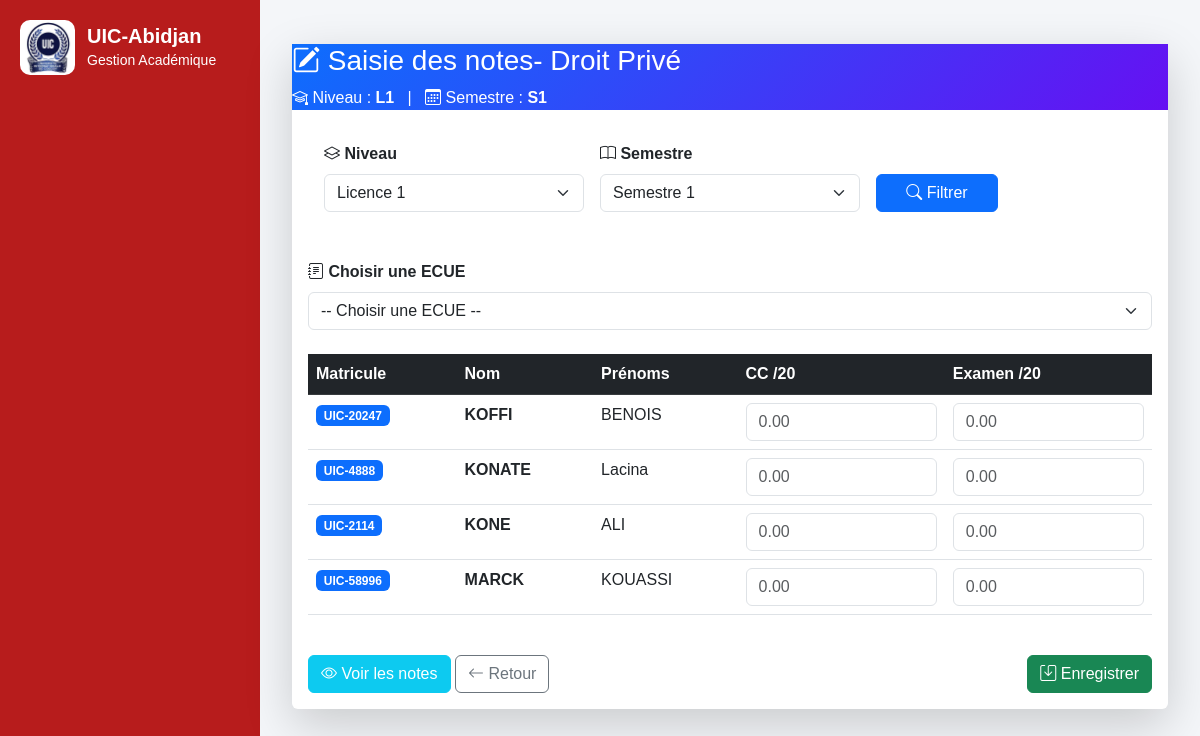
The page /lmd/l3/droit/notes/ on the database its author committed.
### lmd/models.py (models this page shows, shortened)
class EtudiantLMD(models.Model):
    user = models.OneToOneField(
        User,
        on_delete=models.CASCADE,
        null=True,
        blank=True,
        related_name="etudiant_lmd"
    )
    matricule = models.CharField(
        max_length=50,
        unique=True,
        db_index=True
    )
    nom = models.CharField(
        max_length=100,
        db_index=True
    )
    prenoms = models.CharField(
        max_length=150
    )
    sexe = models.CharField(
        max_length=1,
        choices=(
            ('M', 'Masculin'),
            ('F', 'Féminin'),
        )
    )
    STATUTS = [
        ("AF", "Affecté"),
        ("NF", "Non Affecté"),
    ]
    statut = models.CharField(
        max_length=20,
        choices=STATUTS,
        default="NF"
    )
    date_naissance = models.DateField(
        null=True,
        blank=True
    )
    lieu_naissance = models.CharField(
        max_length=100,
        blank=True,
        null=True
    )
    telephone = models.CharField(
        max_length=30,
        blank=True
    )
    email = models.EmailField(
        blank=True
    )
    NIVEAUX = [
        ("L1", "Licence 1"),
        ("L2", "Licence 2"),
        ("L3", "Licence 3"),
        ("M1", "Master 1"),
        ("M2", "Master 2"),
        ("DOC", "Doctorat"),
    ]
    niveau = models.CharField(
        max_length=10,
        choices=NIVEAUX,
        db_index=True
    )
    filiere = models.ForeignKey(
        "FiliereLMD",
        on_delete=models.CASCADE,
        related_name="etudiants"
    )
    annee_academique = models.CharField(
        max_length=20,
        db_index=True
    )
    date_inscription = models.DateTimeField(
        auto_now_add=True
    )
    actif = models.BooleanField(
        default=True
    )
    class Meta:
        ordering = [
            "nom",
            "prenoms"
        ]
        constraints = [
            models.UniqueConstraint(
                fields=[
                    "matricule",
                    "annee_academique"
                ],
                name="unique_etudiant_annee"
            )
        ]

### lmd/views.py (the view)
# urls.py: path("l3/droit/notes/",views.l3_droit_notes,name="l3_droit_notes"),
def l3_droit_notes(request):
    filiere = get_object_or_404(
        FiliereLMD,
        libelle="Droit Privé"
    )
    niveau = request.GET.get("niveau", "L1")
    if niveau not in ["L1", "L2", "L3"]:
        niveau = "L1"
    semestre = request.GET.get("semestre", "S1")
    if semestre not in ["S1", "S2", "S3", "S4", "S5", "S6"]:
        semestre = "S1"
    etudiants = (
        EtudiantLMD.objects
        .filter(
            filiere=filiere,
            niveau=niveau
        )
        .order_by(
            "nom",
            "prenoms"
        )
    )
    notes = (
        NoteLMD.objects
        .filter(
            etudiant__filiere=filiere,
            etudiant__niveau=niveau,
            semestre=semestre,
            session="1"
        )
        .select_related(
            "etudiant",
            "ecue",
            "ecue__ue"
        )
        .order_by(
            "etudiant__nom",
            "ecue__code"
        )
    )
    ecues = (
        ECUE.objects
        .filter(
            ue__filiere=filiere,
            ue__semestre=semestre
        )
        .select_related("ue")
        .order_by(
            "ue__ordre",
            "code"
        )
    )
    return render(
        request,
        "lmd/l3/droit/notes.html",
        {
            "etudiants": etudiants,
            "notes": notes,
            "ecues": ecues,
            "niveau": niveau,
            "semestre": semestre,
        }
    )

### lmd/templates/lmd/l3/droit/notes.html (shortened to what this page needs)
{% extends "base.html" %}
{% block content %}
<div class="container-fluid mt-4">
    <div class="card shadow-lg border-0 notes-card">
        <div class="notes-header" style="background:linear-gradient(135deg,#0d6efd,#6610f2); color:white !important;">
            <h3 class="mb-2" style="color:white !important;">
                <i class="bi bi-pencil-square"></i>
                Saisie des notes- Droit Privé
            </h3>
            <p class="mb-0" style="color:white !important;">
                <i class="bi bi-mortarboard"></i>
                Niveau :
                <strong>{{ niveau }}</strong>
                &nbsp; | &nbsp;
                <i class="bi bi-calendar3"></i>
                Semestre :
                <strong>{{ semestre }}</strong>
            </p>
        </div>
        <div class="card-body filter-card m-3">
            <form method="get" class="row g-3">
                <div class="col-md-4">
                    <label class="fw-bold mb-2">
                        <i class="bi bi-layers"></i>
                        Niveau
                    </label>
                    <select name="niveau" class="form-select">
                        <option value="L1" {% if niveau == "L1" %}selected{% endif %}>
                            Licence 1
                        </option>
                    </select>
                </div>
                <div class="col-md-4">
                    <label class="fw-bold mb-2">
                        <i class="bi bi-book"></i>
                        Semestre
                    </label>
                    <select name="semestre" class="form-select">
                        <option value="S1" {% if semestre == "S1" %}selected{% endif %}>
                            Semestre 1
                        </option>
                    </select>
                </div>
                <div class="col-md-2 d-flex align-items-end">
                    <button class="btn btn-primary w-100 save-btn">
                        <i class="bi bi-search"></i>
                        Filtrer
                    </button>
                </div>
            </form>
        </div>
        <div class="card-body">
            <form method="post" action="{% url 'droit_prive_note_add' %}">
                <div class="ecue-box mb-4">
                    <label class="fw-bold mb-2">
                        <i class="bi bi-journal-text"></i>
                        Choisir une ECUE
                    </label>
                    <select name="ecue_id" class="form-select" required>
                        <option value="">
                            -- Choisir une ECUE --
                        </option>
                    </select>
                </div>
                <div class="table-responsive">
                    <table class="table table-hover">
                        <thead class="table-dark">
                            <tr>
                                <th>
                                    Matricule
                                </th>
                                <th>
                                    Nom
                                </th>
                                <th>
                                    Prénoms
                                </th>
                                <th>
                                    CC /20
                                </th>
                                <th>
                                    Examen /20
                                </th>
                            </tr>
                        </thead>
                        <tbody>
                            {% for e in etudiants %}
                            <tr class="student-row">
                                <td>
                                    <span class="badge bg-primary matricule-badge">
                                        {{ e.matricule }}
                                    </span>
                                </td>
                                <td class="fw-bold">
                                    {{ e.nom }}
                                </td>
                                <td>
                                    {{ e.prenoms }}
                                </td>
                                <td>
                                    <input type="number" name="cc_{{ e.id }}" min="0" max="20" step="0.01"
                                        class="form-control note-input" value="{{ e.cc|default:'' }}"
                                        placeholder="0.00">
                                </td>
                                <td>
                                    <input type="number" name="examen_{{ e.id }}" min="0" max="20" step="0.01"
                                        class="form-control note-input" value="{{ e.examen|default:'' }}"
                                        placeholder="0.00">
                                </td>
                            </tr>
                            {% endfor %}
                        </tbody>
                    </table>
                </div>
                <div class="d-flex justify-content-between mt-4">
                    <div>
                        <a href="{% url 'droit_prive_notes_detail' %}?niveau={{ niveau }}&semestre={{ semestre }}"
                            class="btn btn-info text-white save-btn">
                            <i class="bi bi-eye"></i>
                            Voir les notes
                        </a>
                        <a href="{% url 'droit_prive_notes' %}" class="btn btn-outline-secondary save-btn">
                            <i class="bi bi-arrow-left"></i>
                            Retour
                        </a>
                    </div>
                    <button type="submit" class="btn btn-success save-btn">
                        <i class="bi bi-save"></i>
                        Enregistrer
                    </button>
                </div>
            </form>
        </div>
    </div>
</div>
{% endblock %}

### core/templates/base.html (style rules this page uses)
body { margin: 0; font-family: Arial, sans-serif; background: #f4f6f9; }

### rows shown on the page
EtudiantLMD: matricule "UIC-20247", nom "KOFFI", prenoms "BENOIS"
EtudiantLMD: matricule "UIC-4888", nom "KONATE", prenoms "Lacina"
EtudiantLMD: matricule "UIC-2114", nom "KONE", prenoms "ALI"
EtudiantLMD: matricule "UIC-58996", nom "MARCK", prenoms "KOUASSI"

### other values the page prints
{{ niveau }} "L1"
{{ semestre }} "S1"
